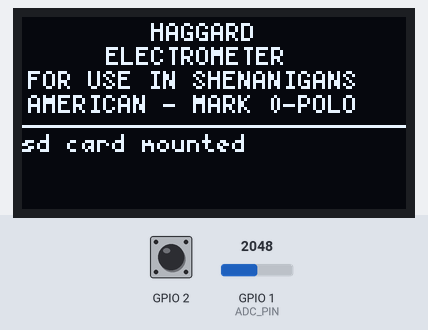
A sketch run on a simulated Seeed XIAO ESP32-S3. Parts: 128×64 one-colour display. Wiring (inferred from the names in the program): PCF8563 clock at I2C address 0x51. The inputs (shaded band) are chosen by the test bench; at power-on: GPIO 2 HIGH, GPIO 1 (ADC_PIN) = 2048 (analog values on the 0–4095 scale). WiFi joins after 1.5 s; servers stay silent unless stated; the local clock reads 2024-03-15 10:24:30 at power-on unless the sketch sets it; storage starts empty; nothing arrives over Bluetooth unless stated; a phone connects over Bluetooth LE 3 s after start; not simulated (calls return 0 or success): secrets.h; names the files do not define were given values by the test bench: SECRET_PORT = 80; what the sketch prints to the serial monitor is not drawn.

Above: at 7.2 s.
8.5 s: GPIO 2 pulled LOW for 0.15 s
At 8.79 s:
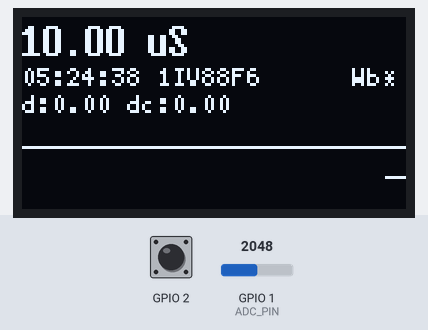
9.2 s: GPIO 2 pulled LOW for 1 s
At 9.67 s:
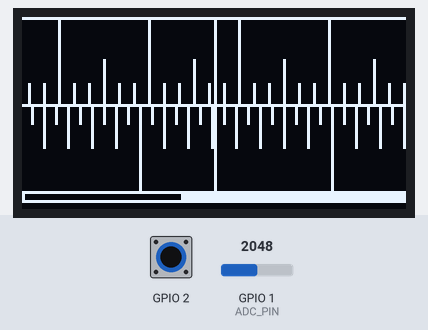
10.8 s: GPIO 1 (ADC_PIN) set to 58
At 11.17 s:
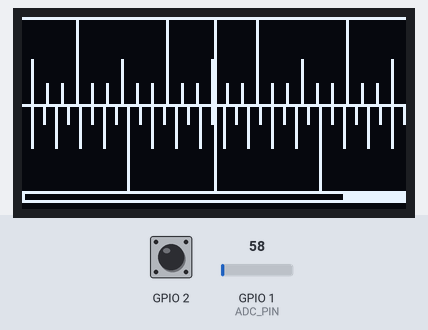
12.5 s: GPIO 1 (ADC_PIN) set to 54
At 15.0 s:
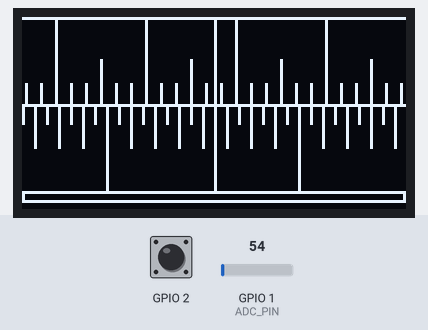
15.2 s: GPIO 1 (ADC_PIN) set to 1228
At 15.42 s:
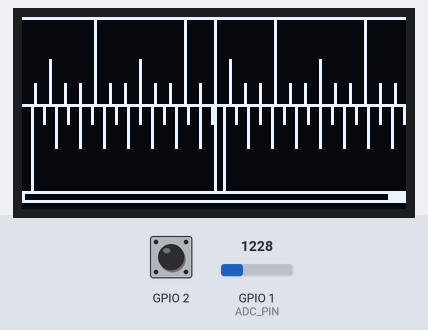
16.7 s: GPIO 2 pulsed LOW 2 times (0.12 s each, 0.3 s apart)
At 16.92 s:
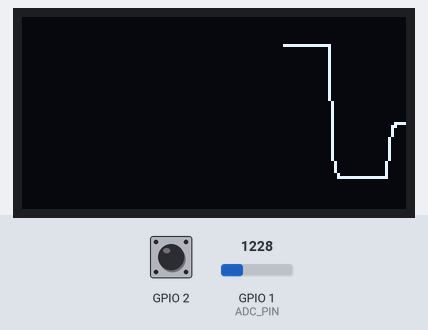
Timing chart, 0 to 19.7 s (numbered marks = the images above; inputs shaded):
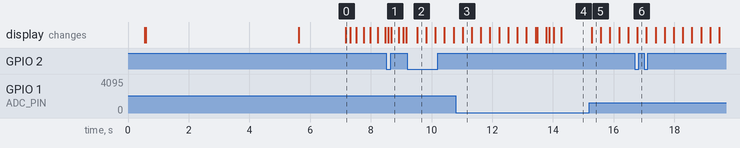

Measured:
- the behaviour switches between 55 and 54 on GPIO 1 (ADC_PIN) (found by bisection; images 3 and 4)
- after the input at 8.5 s, the display: first changes after 0.07 s (image 1 shows a later state)
- after the input at 9.2 s, the display: changes after 0.32 s (image 2)
- after the input at 15.2 s, the display: changes after 0.08 s (image 5)
- after the input at 16.7 s, the display: changes after 0.08 s (image 6)

The sketch:

e-meter.ino
```cpp
/**
 *   ◢◣
 *  ◢■■◣
 * ◢■■■■◣
 * e-meter.ino
 *
 * Outputs JSON frames at 20 Hz via:
 *   • Serial  (always on, 115200 baud)
 *   • WiFi WebSocket on port 5002
 *   • BLE notify
 *   • SD card  (SRT file in /data/)
 *
 * Wiring:
 *   GSR sensor OUT  →  A0 (GPIO2 on XIAO ESP32S3)
 *   GSR sensor VCC  →  3.3V
 *   GSR sensor GND  →  GND
 *
 * Libraries required (Arduino Library Manager):
 *   • U8g2              by olikraus
 *   • ArduinoWebsockets by Gil Maimon
 *   • ArduinoJson       by Benoît Blanchon
 *
 * Local files (in sketch folder):
 *   • PCF8563.h / PCF8563.cpp
 *   • secrets.h
 *   • display.h
 *
 * Board: "XIAO_ESP32S3" in Arduino IDE  ← plain S3, not S3 Plus
 *        (Boards Manager → esp32 by Espressif)
 *        Works for both plain S3 and S3 Sense (cam/mic variant).
 *
 * Clock sync
 *   When USE_WIFI is enabled, the sketch syncs the RTC automatically
 *   via SNTP (pool.ntp.org) every time WiFi connects. No tools, no
 *   scripts, no reflashing — just enable WiFi and it self-corrects.
 *   The coin cell keeps time when WiFi is off.
 *
 * RTC time anchor
 *   On boot the sketch prints one line to Serial:
 *     [rtc] unix_at_boot=<epoch> t_ms_at_boot=<millis>
 *   The client can reconstruct unix time for any frame as:
 *     unix = unix_at_boot + (frame.t - t_ms_at_boot) / 1000
 *
 * SD recording
 *   When USE_SD is defined, flipping the toggle at the top of the sketch
 *   (SD_RECORD_ON_BOOT) starts recording immediately on boot, exactly like
 *   passing --record to index.py.  Files are written to /data/ on the card
 *   as  eda_YYYYMMDD_HHMMSS.srt  (falls back to eda_<millis>.srt if the
 *   RTC has no valid time).  Frames are buffered and flushed every
 *   SD_FLUSH_FRAMES frames (default 20 = 1 second) to keep SPI happy.
 *   Requires: XIAO ESP32S3 Sense + Seeed Expansion Board  (CS = GPIO 21)
 *   Card must be FAT32 formatted, max 32 GB.
 */

// ── Transport toggles ────────────────────────────────────────────────────────
#define USE_SD
#define USE_WIFI
#define USE_BLE

#ifdef USE_SD
  #define SD_RECORD_ON_BOOT      true
  #define USE_EXPANSION_BOARD_SD true
#endif

// ── Timezone ─────────────────────────────────────────────────────────────────
static const int TZ_OFFSET = -5;

// ── Includes ──────────────────────────────────────────────────────────────────
#include <Wire.h>
#include <U8g2lib.h>
#include "PCF8563.h"
#include "secrets.h"
#include "display.h"

// ── SD recording toggle ───────────────────────────────────────────────────────
//   Only meaningful when USE_SD is defined.
//   Set true  → recording starts on boot  (like --record flag in index.py)
//   Set false → SD is mounted but recording is off until you add runtime logic
//   Set expansion board → false to use the daughterboard slot
#ifdef USE_SD
  #define SD_RECORD_ON_BOOT      true
  #define USE_EXPANSION_BOARD_SD true
#endif

// ── ADC / sensor constants ───────────────────────────────────────────────────
static const int   ADC_PIN      = A0;
static const float GSR_RREF     = 100000.0f;
static const float GSR_VSUPPLY  = 3.3f;
static const float ADC_MAX      = 4095.0f;
static const int   ADC_CLAMP_LO = 1;
static const int   ADC_CLAMP_HI = 4094;

// ── EMA / timing ─────────────────────────────────────────────────────────────
// Widening EMA_FAST and EMA_SLOW to between (0.002..0.2)
// results in a smoother, less "crackly", more "muffled" needle
static const float    EMA_FAST    = 0.2f;
static const float    EMA_SLOW    = 0.002f;
static const int      WARMUP_SAMP = 100;
static const uint32_t PERIOD_US   = 50000;    // 20 Hz

// ── OLED ─────────────────────────────────────────────────────────────────────
// SSD1306/SSD1315 — U8g2 default 7-bit address 0x3C is correct.
// Do NOT call setI2CAddress(0x78) — that is the 8-bit form and will
// cause U8g2 to talk to the wrong address, leaving the display blank.
U8G2_SSD1306_128X64_NONAME_F_HW_I2C u8g2(U8G2_R0, U8X8_PIN_NONE, SCL, SDA);

// ── RTC ──────────────────────────────────────────────────────────────────────
PCF8563 rtc;

// ── Sensor state ─────────────────────────────────────────────────────────────
struct State {
  float    smoothed;
  float    baseline;
  float    delta;
  float    uS;       // cached by next_frame — reused by loop()
  float    delta_c;  // cached by next_frame — reused by loop()
  uint32_t count;
  uint32_t t0_ms;
};
static State g_state;

// ── Polygram ring buffer ──────────────────────────────────────────────────────
PolyPoint g_poly[POLY_MAX];
int       g_poly_head = 0;
int       g_poly_len  = 0;

// ─────────────────────────────────────────────────────────────────────────────
//  SD / SRTWriter
// ─────────────────────────────────────────────────────────────────────────────
#ifdef USE_SD
  #include <FS.h>
  #include <SD.h>
  #include <SPI.h>

  #ifdef USE_EXPANSION_BOARD_SD
    static const int SD_CS_PIN = D2;
  #else
    static const int SD_CS_PIN = 21;        // GPIO21 on XIAO ESP32S3 Sense
  #endif
  static const int SD_FLUSH_FRAMES = 20;   // flush every 1 s (20 frames × 50 ms)

  static bool     g_sd_ok      = false;
  bool            g_recording  = false;
  static File     g_srt_file;
  static uint32_t g_srt_index   = 0;
  static int      g_unflushed   = 0;
  static uint32_t g_unix_at_rec = 0;

  // ── ms → SRT timecode  HH:MM:SS,mmm ─────────────────────────────────────
  static void ms_to_tc(char* buf, size_t len, uint32_t ms) {
    uint32_t h = ms / 3600000; ms %= 3600000;
    uint32_t m = ms / 60000;   ms %= 60000;
    uint32_t s = ms / 1000;    ms %= 1000;
    snprintf(buf, len, "%02lu:%02lu:%02lu,%03lu",
             (unsigned long)h, (unsigned long)m,
             (unsigned long)s, (unsigned long)ms);
  }

  // ── Open a new SRT file on the card ──────────────────────────────────────
  static void sd_open_file() {
    if (!g_sd_ok) return;

    if (!SD.exists("/data")) SD.mkdir("/data");

    char path[48];
    DateTime dt = rtc.getDateTime();
    if (dt.year >= 2024) {
      int display_hour = (dt.hour + TZ_OFFSET + 24) % 24;
      snprintf(path, sizeof(path), "/data/eda_%04d%02d%02d_%02d%02d%02d.srt",
               dt.year, dt.month, dt.day, display_hour, dt.minute, dt.second);
    } else {
      snprintf(path, sizeof(path), "/data/eda_%lu.srt", (unsigned long)millis());
    }

    g_srt_file = SD.open(path, "w");
    if (!g_srt_file) {
      Serial.print("[sd] failed to open "); Serial.println(path);
      display_splash_status("sd failed to open!");
      return;
    }

    g_srt_index   = 0;
    g_unflushed   = 0;
    g_unix_at_rec = rtc.isRunning() ? rtc.getUnixTime() : 0;
    g_recording   = true;
    Serial.print("[sd] recording → "); Serial.println(path);
    display_splash_status("sd recording");
  }

  // ── Write one EDA frame as an SRT block ──────────────────────────────────
  static void sd_write_frame(uint32_t t_ms, float uS) {
    if (!g_recording || !g_srt_file) return;

    g_srt_index++;

    char tc_start[16], tc_end[16];
    ms_to_tc(tc_start, sizeof(tc_start), t_ms);
    ms_to_tc(tc_end,   sizeof(tc_end),   t_ms + (uint32_t)(PERIOD_US / 1000));

    char block[128];
    int n;
    if (g_unix_at_rec > 0) {
      float unix_f = (float)g_unix_at_rec + (float)t_ms / 1000.0f;
      n = snprintf(block, sizeof(block),
                   "%lu\n%s --> %s\n%.3f | %.4f\n\n",
                   (unsigned long)g_srt_index,
                   tc_start, tc_end, unix_f, uS);
    } else {
      n = snprintf(block, sizeof(block),
                   "%lu\n%s --> %s\n%.4f\n\n",
                   (unsigned long)g_srt_index,
                   tc_start, tc_end, uS);
    }
    g_srt_file.write((uint8_t*)block, n);

    g_unflushed++;
    if (g_unflushed >= SD_FLUSH_FRAMES) {
      g_srt_file.flush();
      g_unflushed = 0;
    }
  }

  // ── Stop recording and close the file ────────────────────────────────────
  static void sd_stop() {
    if (!g_recording) return;
    g_srt_file.flush();
    g_srt_file.close();
    g_recording = false;
    Serial.println("[sd] recording stopped");
  }

  // ── Mount card and optionally start recording ─────────────────────────────
  static void sd_init(bool record_on_boot) {
    #ifdef USE_EXPANSION_BOARD_SD
      SPI.begin(D8, D9, D10, D2);
    #endif
    if (!SD.begin(SD_CS_PIN)) {
      Serial.println("[sd] mount failed — check card (FAT32, ≤32 GB)");
      display_splash_status("sd mount failed!");
      return;
    }
    g_sd_ok = true;
    Serial.printf("[sd] card mounted  (%.1f MB free)\n",
                  (float)(SD.totalBytes() - SD.usedBytes()) / 1048576.0f);
    display_splash_status("sd card mounted");
    if (record_on_boot) sd_open_file();
  }
#endif  // USE_SD

// ─────────────────────────────────────────────────────────────────────────────
//  WiFi / WebSocket
// ─────────────────────────────────────────────────────────────────────────────
#ifdef USE_WIFI
  #include <WiFi.h>
  #include <ArduinoWebsockets.h>
  #include <esp_sntp.h>
  using namespace websockets;

  const char*    WIFI_SSID  = SECRET_SSID;
  const char*    WIFI_PASS  = SECRET_PASS;
  const uint16_t WS_PORT    = SECRET_PORT;
  const char*    NTP_SERVER = "pool.ntp.org";

  WebsocketsServer wsServer;
  static const int MAX_CLIENTS = 4;
  WebsocketsClient wsClients[MAX_CLIENTS];
  bool             wsConnected[MAX_CLIENTS];

  void ws_init() {
    Serial.print("[wifi] connecting to "); Serial.println(WIFI_SSID);
    WiFi.begin(WIFI_SSID, WIFI_PASS);
    uint32_t t0 = millis();
    while (WiFi.status() != WL_CONNECTED && millis() - t0 < 10000) {
      delay(250); Serial.print(".");
    }
    if (WiFi.status() != WL_CONNECTED) {
      Serial.println("\n[wifi] failed — running offline");
      return;
    }
    Serial.print("\n[wifi] IP: "); Serial.println(WiFi.localIP());

    sntp_set_time_sync_notification_cb(sntp_sync_rtc);
    configTzTime("UTC0", NTP_SERVER);
    Serial.println("[ntp] SNTP started — waiting for sync...");

    wsServer.listen(WS_PORT);
    Serial.print("[ws]   port "); Serial.println(WS_PORT);
    memset(wsConnected, false, sizeof(wsConnected));
  }

  void ws_accept() {
    if (wsServer.poll()) {
      WebsocketsClient client = wsServer.accept();
      for (int i = 0; i < MAX_CLIENTS; i++) {
        if (!wsConnected[i]) {
          wsClients[i] = client; wsConnected[i] = true;
          Serial.print("[ws]   client connected (slot ");
          Serial.print(i); Serial.println(")");
          break;
        }
      }
    }
  }

  void ws_send(const String& json) {
    for (int i = 0; i < MAX_CLIENTS; i++) {
      if (wsConnected[i]) {
        if (wsClients[i].available()) wsClients[i].send(json);
        else wsConnected[i] = false;
      }
    }
  }
#endif  // USE_WIFI

// ─────────────────────────────────────────────────────────────────────────────
//  BLE (opt-in)
// ─────────────────────────────────────────────────────────────────────────────
#ifdef USE_BLE
  #include <BLEDevice.h>
  #include <BLEServer.h>
  #include <BLEUtils.h>
  #include <BLE2902.h>
  #define BLE_SERVICE_UUID "454d4554-0000-1000-8000-00805f9b34fb"
  #define BLE_CHAR_UUID    "454d4554-4552-4c45-8d41-52454144494e"
  static BLECharacteristic* g_bleChar      = nullptr;
  bool                      g_bleConnected = false;
  class BLECallbacks : public BLEServerCallbacks {
    void onConnect(BLEServer*)    { g_bleConnected = true;  }
    void onDisconnect(BLEServer*) { g_bleConnected = false; }
  };
  void ble_init() {
    BLEDevice::init("emeter");
    BLEServer*  server = BLEDevice::createServer();
    server->setCallbacks(new BLECallbacks());
    BLEService* svc = server->createService(BLE_SERVICE_UUID);
    g_bleChar = svc->createCharacteristic(BLE_CHAR_UUID, BLECharacteristic::PROPERTY_NOTIFY);
    g_bleChar->addDescriptor(new BLE2902());
    svc->start();
    BLEDevice::getAdvertising()->addServiceUUID(BLE_SERVICE_UUID);
    BLEDevice::getAdvertising()->start();
  }
  void ble_send(const String& json) {
    if (!g_bleConnected) return;
    g_bleChar->setValue((uint8_t*)json.c_str(), json.length());
    g_bleChar->notify();
  }
#endif  // USE_BLE

// ─────────────────────────────────────────────────────────────────────────────
//  Helpers
// ─────────────────────────────────────────────────────────────────────────────
float adc_to_uS(int raw) {
  raw = max(ADC_CLAMP_LO, min(ADC_CLAMP_HI, raw));
  float v = (raw / ADC_MAX) * GSR_VSUPPLY;
  float r = GSR_RREF * ((GSR_VSUPPLY / v) - 1.0f);
  return (1.0f / r) * 1e6f;
}

float compress(float x) {
  // double sign = (x > 0) - (x < 0);
  // return sign * pow(fabs(x), 0.65);

  // return x / (1.0f + fabsf(x) * 0.05f);

  return tanh(x * 0.5);
}

// ─────────────────────────────────────────────────────────────────────────────
//  next_frame
// ─────────────────────────────────────────────────────────────────────────────
String next_frame(State& s) {
  int raw = analogRead(ADC_PIN);

  s.smoothed = EMA_FAST * raw        + (1.0f - EMA_FAST) * s.smoothed;
  s.baseline = EMA_SLOW * s.smoothed + (1.0f - EMA_SLOW) * s.baseline;

  float prev_delta = s.delta;
  float raw_delta  = s.smoothed - s.baseline;
  float norm       = max(10.0f, fabsf(s.baseline));
  s.delta          = (raw_delta / norm) * 100.0f;

  float velocity = s.delta - prev_delta;
  s.delta_c      = compress(s.delta);
  float vel_c    = compress(velocity);

  s.count++;

  uint32_t t_ms = millis() - s.t0_ms;
  s.uS          = adc_to_uS((int)s.smoothed);

  char buf[128];
  snprintf(buf, sizeof(buf),
    "{\"t\":%lu,\"smooth_uS\":%.2f,\"delta\":%.3f,\"delta_c\":%.3f,\"velocity\":%.3f}",
    (unsigned long)t_ms, s.uS, s.delta, s.delta_c, vel_c);
  return String(buf);
}

// ─────────────────────────────────────────────────────────────────────────────
//  push_poly
// ─────────────────────────────────────────────────────────────────────────────
void push_poly(float uS) {
  uint32_t now = millis();

  int slot = (g_poly_head + g_poly_len) % POLY_MAX;
  g_poly[slot] = { now, uS };
  if (g_poly_len < POLY_MAX) {
    g_poly_len++;
  } else {
    g_poly_head = (g_poly_head + 1) % POLY_MAX;
  }

  while (g_poly_len > 0 && (now - g_poly[g_poly_head].t_ms) > WINDOW_MS) {
    g_poly_head = (g_poly_head + 1) % POLY_MAX;
    g_poly_len--;
  }
}

// ─────────────────────────────────────────────────────────────────────────────
//  sntp_sync_rtc
//  Called automatically by the ESP32 SNTP stack once time is confirmed.
//  Pushes synced UTC time into the PCF8563 hardware RTC.
// ─────────────────────────────────────────────────────────────────────────────
#ifdef USE_WIFI
void sntp_sync_rtc(struct timeval* tv) {
  time_t    now = tv->tv_sec;
  struct tm t;
  gmtime_r(&now, &t);
  DateTime dt = {
    (uint16_t)(t.tm_year + 1900), (uint8_t)(t.tm_mon + 1),
    (uint8_t)t.tm_mday, (uint8_t)t.tm_hour,
    (uint8_t)t.tm_min,  (uint8_t)t.tm_sec,
    (uint8_t)t.tm_wday  // 0=Sun, matches PCF8563
  };
  rtc.setDateTime(dt);
  Serial.printf("[ntp] RTC synced → %04d-%02d-%02d %02d:%02d:%02d\n",
                dt.year, dt.month, dt.day, dt.hour, dt.minute, dt.second);
}
#endif

// ─────────────────────────────────────────────────────────────────────────────
//  setup
// ─────────────────────────────────────────────────────────────────────────────
void setup() {
  Serial.begin(115200);
  delay(500);
  Serial.println("[emeter] booting");

  // I2C — one Wire.begin() for the whole bus; OLED and RTC share it
  Wire.begin();

  // RTC
  if (!rtc.begin(Wire)) {
    Serial.println("[rtc] not found — check wiring");
  } else if (!rtc.isRunning()) {
    Serial.println("[rtc] not set — will sync via NTP on WiFi connect");
  } else {
    Serial.printf("[rtc] unix_at_boot=%lu t_ms_at_boot=%lu\n",
                  rtc.getUnixTime(), millis());
  }

  // OLED + display
  u8g2.begin();
  display_splash();   // boot logo — defined in display.h
  display_setup();    // wires up button ISR

  // ADC
  analogReadResolution(12);
  analogSetAttenuation(ADC_11db);

  // Seed state
  int seed = analogRead(ADC_PIN);
  g_state = { (float)seed, (float)seed, 0.0f, 0.0f, 0.0f, 0, millis() };

  // Warmup — let EMAs settle
  Serial.println("[emeter] warming up...");
  display_splash_status("warming up...");
  for (int i = 0; i < WARMUP_SAMP; i++) {
    next_frame(g_state);
    delayMicroseconds(PERIOD_US);
  }
  g_state.count = 0;
  g_state.t0_ms = millis();
  Serial.println("[emeter] warmup done");
  display_splash_status("warmup done");

#ifdef USE_WIFI
  ws_init();
#endif
#ifdef USE_BLE
  ble_init();
#endif
#ifdef USE_SD
  sd_init(SD_RECORD_ON_BOOT);
#endif

  Serial.println("[emeter] streaming at 20 Hz");
  display_splash_status("streaming at 20 Hz");
}

// ─────────────────────────────────────────────────────────────────────────────
//  loop — 20 Hz fixed-rate
// ─────────────────────────────────────────────────────────────────────────────
void loop() {
  uint32_t tick = micros();

#ifdef USE_WIFI
  ws_accept();
#endif

  String   json = next_frame(g_state);
  uint32_t t_ms = millis() - g_state.t0_ms;

  push_poly(g_state.uS);

  // RTC read once per frame for the clock display only.
  // Unix time for data frames is reconstructed client-side from the boot anchor.
  DateTime dt = rtc.getDateTime();
  uint32_t unix_t = rtc.getUnixTime();
  display_render(g_state.uS, g_state.delta, g_state.delta_c, dt, unix_t);

#ifdef USE_WIFI
  ws_send(json);
#endif
#ifdef USE_BLE
  ble_send(json);
#endif
#ifdef USE_SD
  sd_write_frame(t_ms, g_state.uS);
#endif

  uint32_t elapsed = micros() - tick;
  if (elapsed < PERIOD_US) delayMicroseconds(PERIOD_US - elapsed);
}
```

Source omitted: PCF8563.cpp (3048 bytes), PCF8563.h (1129 bytes), display.h (19484 bytes)
